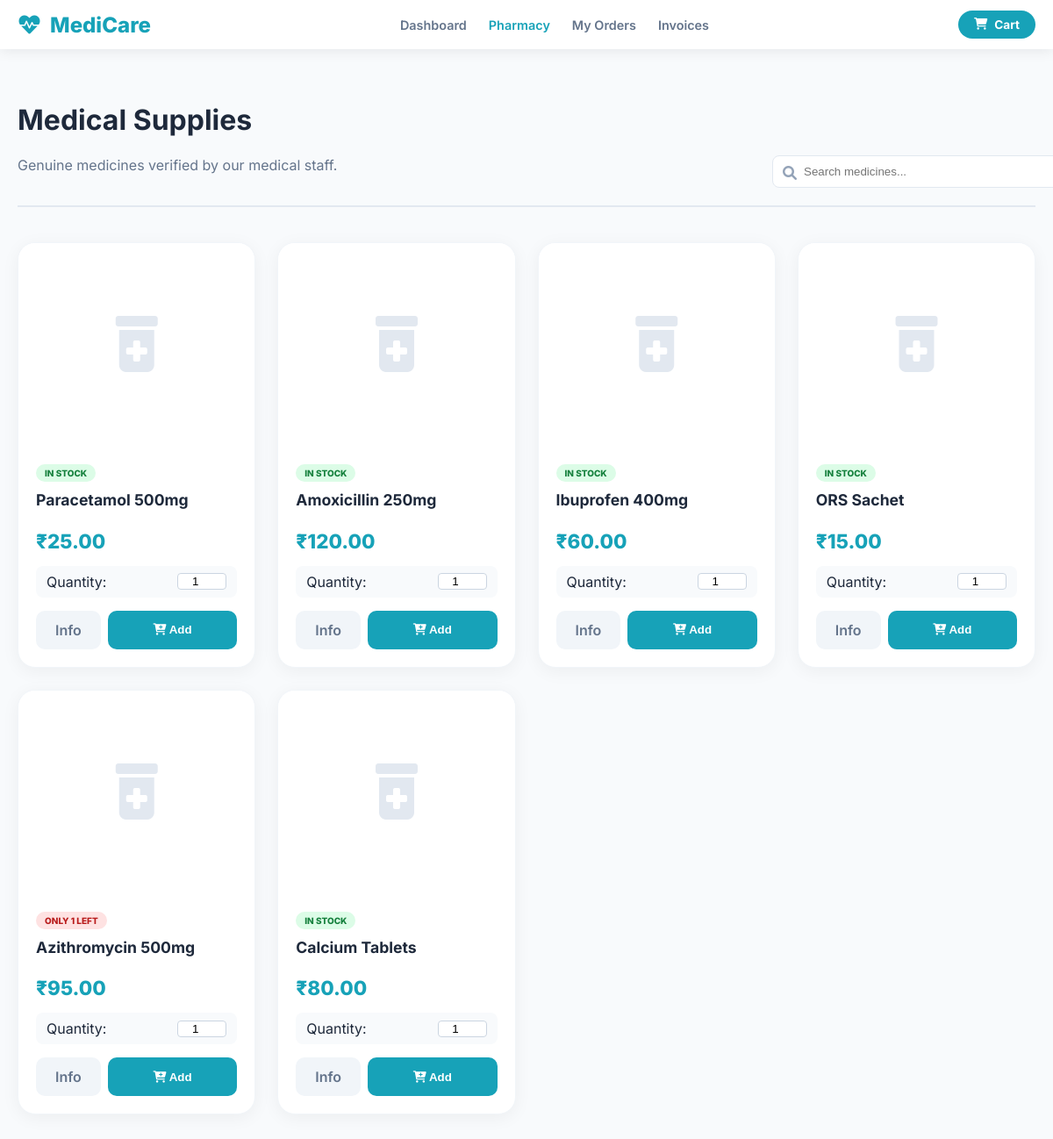
The page /products.php (signed in) on the database its author committed.
### tables this page shows
CREATE TABLE `products` (
  `id` int(11) NOT NULL,
  `name` varchar(100) DEFAULT NULL,
  `description` text DEFAULT NULL,
  `price` decimal(10,2) DEFAULT NULL,
  `stock` int(11) DEFAULT NULL,
  `batch_no` varchar(50) DEFAULT NULL,
  `expiry_date` date DEFAULT NULL,
  `manufacturer` varchar(100) DEFAULT NULL,
  `image` varchar(255) DEFAULT NULL
);

### products.php (the view, shortened to what this page needs)
<?php
include 'db.php';
$current_date = date('Y-m-d');
$query = "SELECT * FROM products WHERE stock > 0 AND expiry_date > '$current_date'";
$result = $conn->query($query);
?>
<!DOCTYPE html>
<html lang="en">
<head>
    <link rel="stylesheet" href="https://cdnjs.cloudflare.com/ajax/libs/font-awesome/6.0.0/css/all.min.css">
</head>
<body>
<nav class="navbar">
    <div class="nav-container">
        <a href="user_index.php" class="brand"><i class="fas fa-heartbeat"></i> MediCare</a>
        <div class="nav-menu">
            <a href="user_index.php" class="nav-link">Dashboard</a>
            <a href="products.php" class="nav-link active">Pharmacy</a>
            <a href="orders.php" class="nav-link">My Orders</a>
            <a href="bill_history.php" class="nav-link">Invoices</a>
        </div>
        <a href="cart.php" class="cart-pill"><i class="fas fa-shopping-cart"></i> Cart</a>
    </div>
</nav>
<div class="container">
    <div class="shop-header">
        <div>
            <h1>Medical Supplies</h1>
            <p style="color: var(--text-muted);">Genuine medicines verified by our medical staff.</p>
        </div>
        <div style="position: relative; width: 300px;">
            <i class="fas fa-search" style="position: absolute; left: 12px; top: 12px; color: #94a3b8;"></i>
            <input type="text" id="medSearch" placeholder="Search medicines..." onkeyup="filterMedicines()" style="width: 100%; padding: 10px 10px 10px 35px; border-radius: 8px; border: 1px solid #e2e8f0; outline: none;">
        </div>
    </div>
    <div class="product-grid" id="productGrid">
        <?php while($row = $result->fetch_assoc()):
            $max_stock = $row['stock'];
            $raw_img = $row['image'];
            $final_img_url = "";
            if (!empty($raw_img)) {
                if (filter_var($raw_img, FILTER_VALIDATE_URL)) {
                    $final_img_url = $raw_img;
                } else {
                    $final_img_url = "assets/images/" . $raw_img;
                }
            }
        ?>
            <div class="med-card" data-name="<?php echo strtolower($row['name']); ?>">
                <div class="image-wrapper">
                    <?php if (!empty($final_img_url)): ?>
                        <i class="fas fa-prescription-bottle-alt fallback-icon" style="display:none;"></i>
                    <?php else: ?>
                        <i class="fas fa-prescription-bottle-alt fallback-icon"></i>
                    <?php endif; ?>
                </div>
                <div class="med-content">
                    <div>
                        <?php if ($max_stock <= 5): ?>
                            <span class="tag tag-low">Only <?php echo $max_stock; ?> Left</span>
                        <?php else: ?>
                            <span class="tag tag-stock">In Stock</span>
                        <?php endif; ?>
                    </div>
                    <h3 class="med-title"><?php echo htmlspecialchars($row['name']); ?></h3>
                    <div class="med-price">₹<?php echo number_format($row['price'], 2); ?></div>
                    <div class="qty-picker">
                        <span>Quantity:</span>
                        <input type="number" id="qty_<?php echo $row['id']; ?>" value="1" min="1" max="<?php echo $max_stock; ?>">
                    </div>
                    <div class="card-actions">
                        <a href="product_details.php?id=<?php echo $row['id']; ?>" class="btn btn-info">Info</a>
                        <button class="btn btn-add" onclick="addToCart(<?php echo $row['id']; ?>, <?php echo $max_stock; ?>)">
                            <i class="fas fa-cart-plus"></i> Add
                        </button>
                    </div>
                </div>
            </div>
        <?php endwhile; ?>
    </div>
</div>
</body>
</html>

### products.php (style rules this page uses)
:root { --medical-teal: #17a2b8; --bg-soft: #f8fafc; --text-dark: #1e293b; --text-muted: #64748b; --card-shadow: 0 4px 20px rgba(0,0,0,0.05); }
body { font-family: 'Inter', sans-serif; background-color: var(--bg-soft); color: var(--text-dark); margin: 0; }
.navbar { background: white; box-shadow: 0 2px 15px rgba(0,0,0,0.08); position: sticky; top: 0; z-index: 1000; }
.nav-container { max-width: 1200px; margin: 0 auto; padding: 12px 20px; display: flex; justify-content: space-between; align-items: center; }
.brand { text-decoration: none; color: var(--medical-teal); font-weight: 800; font-size: 1.5rem; display: flex; align-items: center; gap: 10px; }
.nav-menu { display: flex; gap: 25px; }
.nav-link { text-decoration: none; color: var(--text-muted); font-size: 0.9rem; font-weight: 600; transition: 0.3s; }
.nav-link:hover, .nav-link.active { color: var(--medical-teal); }
.cart-pill { background: var(--medical-teal); color: white; padding: 8px 18px; border-radius: 50px; text-decoration: none; font-weight: 700; font-size: 0.85rem; display: flex; align-items: center; gap: 8px; }
.container { max-width: 1200px; margin: 40px auto; padding: 0 20px; }
.shop-header { display: flex; justify-content: space-between; align-items: flex-end; margin-bottom: 40px; border-bottom: 2px solid #e2e8f0; padding-bottom: 20px; }
.product-grid { display: grid; grid-template-columns: repeat(auto-fill, minmax(260px, 1fr)); gap: 25px; }
.med-card { background: white; border-radius: 20px; overflow: hidden; box-shadow: var(--card-shadow); border: 1px solid #f1f5f9; transition: transform 0.3s; display: flex; flex-direction: column; }
.image-wrapper { height: 200px; background: #ffffff; display: flex; align-items: center; justify-content: center; padding: 15px; overflow: hidden; }
.fallback-icon { font-size: 4rem; color: #e2e8f0; }
.med-content { padding: 20px; flex-grow: 1; display: flex; flex-direction: column; }
.tag { font-size: 10px; font-weight: 800; text-transform: uppercase; padding: 4px 10px; border-radius: 50px; margin-bottom: 10px; display: inline-block; }
.tag-stock { background: #dcfce7; color: #15803d; }
.tag-low { background: #fee2e2; color: #b91c1c; }
.med-title { font-size: 1.1rem; font-weight: 700; margin: 0 0 5px 0; min-height: 2.2em; }
.med-price { font-size: 1.4rem; color: var(--medical-teal); font-weight: 800; margin-bottom: 15px; }
.qty-picker { display: flex; align-items: center; justify-content: space-between; margin-bottom: 15px; background: #f8fafc; padding: 8px 12px; border-radius: 8px; }
.qty-picker input { width: 50px; border: 1px solid #cbd5e1; border-radius: 4px; text-align: center; }
.card-actions { display: grid; grid-template-columns: 1fr 2fr; gap: 8px; }
.btn { padding: 12px; border-radius: 10px; font-weight: 600; cursor: pointer; border: none; text-align: center; text-decoration: none; transition: 0.2s; }
.btn-info { background: #f1f5f9; color: var(--text-muted); }
.btn-add { background: var(--medical-teal); color: white; }

### rows shown on the page
products: stock "IN STOCK", name "Paracetamol 500mg", price "25.00", id "1"
products: stock "IN STOCK", name "Amoxicillin 250mg", price "120.00"
products: stock "IN STOCK", name "Ibuprofen 400mg", price "60.00"
products: stock "IN STOCK", name "ORS Sachet", price "15.00"
products: stock "1", name "Azithromycin 500mg", price "95.00"
products: stock "IN STOCK", name "Calcium Tablets", price "80.00"
